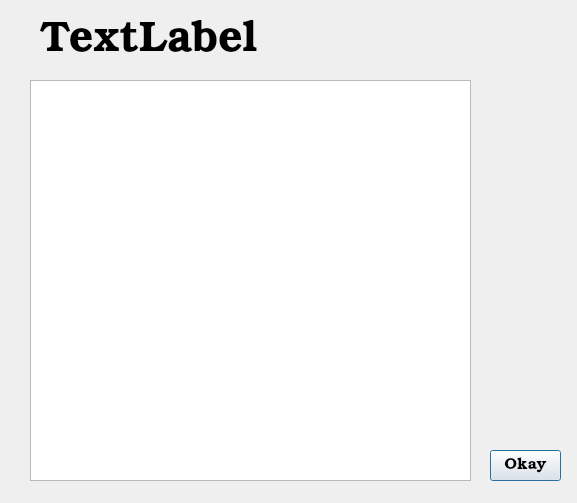
<?xml version="1.0" encoding="UTF-8"?>
<ui version="4.0">
 <class>Dialog</class>
 <widget class="QDialog" name="Dialog">
  <property name="geometry">
   <rect>
    <x>0</x>
    <y>0</y>
    <width>577</width>
    <height>503</height>
   </rect>
  </property>
  <property name="windowTitle">
   <string>Dialog</string>
  </property>
  <widget class="QListWidget" name="listProduct">
   <property name="geometry">
    <rect>
     <x>30</x>
     <y>80</y>
     <width>441</width>
     <height>401</height>
    </rect>
   </property>
   <property name="font">
    <font>
     <family>URW Bookman L</family>
     <pointsize>16</pointsize>
    </font>
   </property>
  </widget>
  <widget class="QLabel" name="labelListName">
   <property name="geometry">
    <rect>
     <x>40</x>
     <y>20</y>
     <width>431</width>
     <height>41</height>
    </rect>
   </property>
   <property name="font">
    <font>
     <family>URW Bookman L</family>
     <pointsize>32</pointsize>
    </font>
   </property>
   <property name="text">
    <string>TextLabel</string>
   </property>
  </widget>
  <widget class="QPushButton" name="pushOk">
   <property name="geometry">
    <rect>
     <x>490</x>
     <y>450</y>
     <width>71</width>
     <height>31</height>
    </rect>
   </property>
   <property name="font">
    <font>
     <family>URW Bookman L</family>
     <pointsize>12</pointsize>
    </font>
   </property>
   <property name="text">
    <string>Okay</string>
   </property>
  </widget>
 </widget>
 <resources/>
 <connections/>
</ui>
